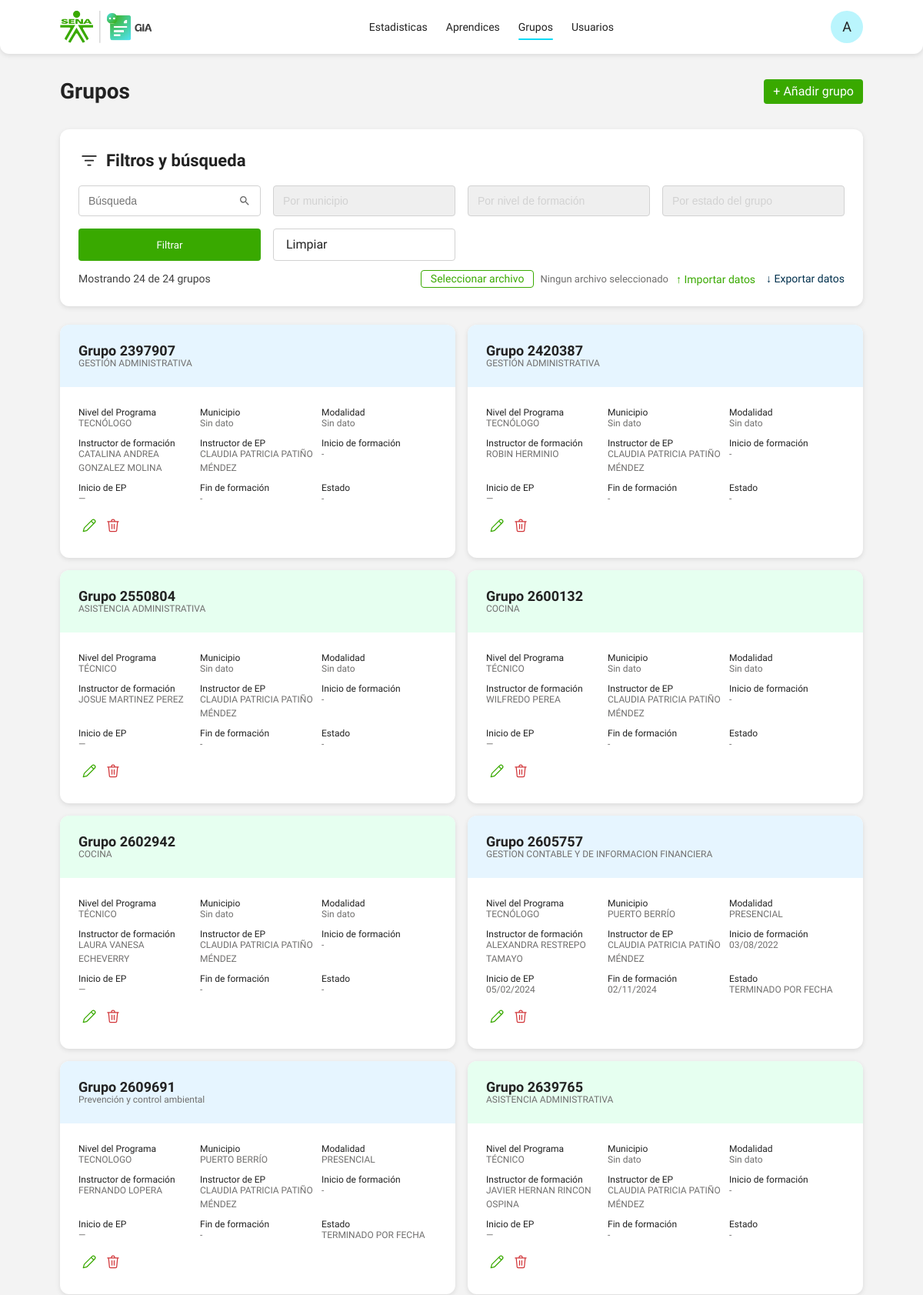
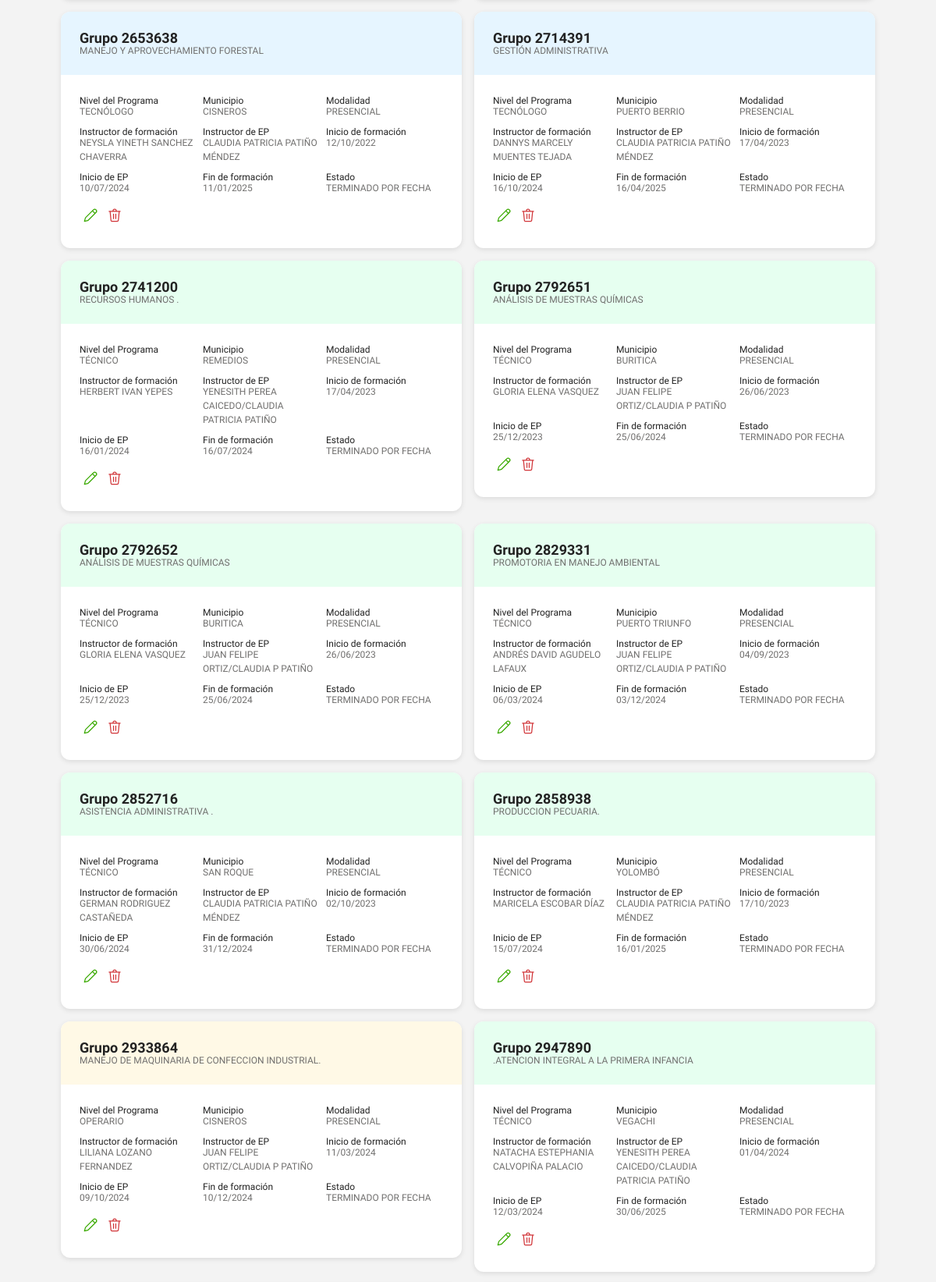
/groups/ (signed in, upper part), run on the app's committed database (2 pictures, top to bottom).
### models/group.py (models this page shows)
class TrainingGroup(db.Model):
    __tablename__ = "training_group"
    id = db.Column(db.Integer, primary_key=True)
    created_by = db.Column(db.Integer, db.ForeignKey("user.id"), nullable=False)
    group_number = db.Column(db.String(30), unique=True, nullable=False, index=True)
    program_name = db.Column(db.String(150), nullable=False)
    lead_instructor = db.Column(db.String(150), nullable=True)
    followup_instructor = db.Column(db.String(150), nullable=True)
    municipality = db.Column(db.String(120), nullable=True)
    program_level = db.Column(db.String(80), nullable=True)
    modality = db.Column(db.String(80), nullable=True)
    sofia_group_status = db.Column(db.String(80), nullable=True)
    group_validity = db.Column(db.String(80), nullable=True)
    group_start_date = db.Column(db.String(40), nullable=True)
    training_end_date = db.Column(db.String(40), nullable=True)
    ep_start_date = db.Column(db.String(40), nullable=True)
    apprentices_statistics = db.Column(db.String(120), nullable=True)
    apprentices_training = db.Column(db.String(30), nullable=True)
    apprentices_enabled = db.Column(db.String(30), nullable=True)
    apprentices_rap_pending = db.Column(db.String(30), nullable=True)
    apprentices_practice = db.Column(db.String(30), nullable=True)
    apprentices_without_alternative = db.Column(db.String(30), nullable=True)
    apprentices_certified = db.Column(db.String(30), nullable=True)
    productive_modalities = db.Column(db.String(120), nullable=True)
    learning_contract = db.Column(db.String(30), nullable=True)
    internship = db.Column(db.String(30), nullable=True)
    productive_project = db.Column(db.String(30), nullable=True)
    employment_link = db.Column(db.String(30), nullable=True)
    apprentices = db.relationship(
        "Apprentice",
        back_populates="group",
        lazy="select",
    )
    evidence_activities = db.relationship(
        "EvidenceActivity",
        back_populates="group",
        lazy="select",
        cascade="all, delete-orphan",
    )
    RECORD_FIELDS = [
        ('consecutive', 'CONSECUTIVO'),
        ('group_number', 'N° DE FICHA'),
        ('lead_instructor', 'NOMBRE DE INSTRUCTOR(A) LÍDER DE LA FICHA'),
        ('followup_instructor', 'NOMBRE DE INSTRUCTOR(A) DE SEGUIMIENTO ETAPA PRODUCTIVA (EP)'),
        ('program_name', 'NOMBRE DEL PROGRAMA DE FORMACIÓN'),
        ('municipality', 'MUNICIPIO'),
        ('program_level', 'NIVEL DE PROGRAMA'),
        ('modality', 'MODALIDAD'),
        ('sofia_group_status', 'ESTADO DE LA FICHA EN SOFÍAPLUS'),
        ('group_start_date', 'FECHA INICIO DE LA FICHA EN SOFIAPLUS'),
        ('training_end_date', 'FECHA FIN DE LA FORMACIÓN EN SOFIAPLUS'),
        ('ep_start_date', 'FECHA INICIO DE ETAPA PRODUCTIVA'),
        ('group_validity', 'VIGENCIA DE LA FICHA'),
        ('apprentices_training', 'APRENDICES EN FORMACIÓN'),
        ('apprentices_enabled', 'APRENDICES HABILITADOS PARA INICIAR ETAPA PRODUCTIVA'),
        ('apprentices_rap_pending', 'APRENDICES QUE DEBEN RAP'),
        ('apprentices_practice', 'APRENDICES EN PRÁCTICA'),
        ('learning_contract', 'CONTRATO DE APRENDIZAJE'),
        ('internship', 'PASANTIA'),
        ('productive_project', 'PROYECTO PRODUCTIVO'),
        ('apprentices_without_alternative', 'APRENDICES SIN ALTERNATIVA DE PRÁCTIVA'),
        ('apprentices_certified', 'APRENDICES CERTIFICADOS'),
    ]

### routes/groups.py (the view)
@groups_bp.route("/")
@login_required
def index():
    groups = _filtered_groups_query().order_by(TrainingGroup.group_number).all()
    group_record_fields = getattr(TrainingGroup, "RECORD_FIELDS", [])
    CARD_FIELDS = [
        "group_number",
        "program_name",
        "program_level",
        "municipality",
        "modality",
        "lead_instructor",
        "followup_instructor",
        "group_start_date",
        "training_end_date",
        "ep_start_date",
        "sofia_group_status",
    ]
    cards = []
    for idx, g in enumerate(groups, start=1):
        row = {}
        for key in CARD_FIELDS:
            try:
                value = getattr(g, key)
            except Exception:
                value = None
            row[key] = format_value(value)
        row["consecutive"] = idx
        cards.append({"group": g, "row": row})
    try:
        total_groups = TrainingGroup.query.count()
    except Exception:
        total_groups = len(cards)
    try:
        municipalities_q = (
            db.session.query(TrainingGroup.municipality)
            .filter(TrainingGroup.municipality.isnot(None))
            .distinct()
            .order_by(TrainingGroup.municipality)
            .all()
        )
        municipalities = [m[0] for m in municipalities_q if m[0]]
    except Exception:
        current_app.logger.debug("Error fetching municipalities", exc_info=True)
        municipalities = []
    try:
        program_levels_q = (
            db.session.query(TrainingGroup.program_level)
            .filter(TrainingGroup.program_level.isnot(None))
            .distinct()
            .order_by(TrainingGroup.program_level)
            .all()
        )
        program_levels = [p[0] for p in program_levels_q if p[0]]
    except Exception:
        current_app.logger.debug("Error fetching program_levels", exc_info=True)
        program_levels = []
    try:
        sofia_statuses_q = (
            db.session.query(TrainingGroup.sofia_group_status)
            .filter(TrainingGroup.sofia_group_status.isnot(None))
            .distinct()
            .order_by(TrainingGroup.sofia_group_status)
            .all()
        )
        sofia_statuses = [s[0] for s in sofia_statuses_q if s[0]]
    except Exception:
        current_app.logger.debug("Error fetching sofia statuses", exc_info=True)
        sofia_statuses = []
    return render_template(
        "groups/index.html",
        groups=groups,
        cards=cards,
        group_record_fields=group_record_fields,
        total_groups=total_groups,
        municipalities=municipalities,
        program_levels=program_levels,
        sofia_statuses=sofia_statuses,
    )

### templates/groups/index.html (shortened to what this page needs)
{% extends "base.html" %}
{% block content %}
<section class="page-head page-head--split">
  <div><h1>Grupos</h1></div>
  <div class="page-actions">
    {% if _user and _user.role in ['docente', 'super_admin'] and has_endpoint('groups.create') %}
      <a class="primary-btn" href="{{ url_for('groups.create') }}">+ Añadir grupo</a>
    {% endif %}
  </div>
</section>
<div id="groups-management" class="management-list">
  <section class="panel filter-panel">
    <div class="panel__header panel__header--left">
      <span class="filter-icon">
        <svg viewBox="0 0 24 24" xmlns="http://www.w3.org/2000/svg">
          <path d="M13.5 16a.75.75 0 0 1 0 1.5h-3a.75.75 0 0 1 0-1.5h3Zm3-5a.75.75 0 0 1 0 1.5h-9a.75.75 0 0 1 0-1.5h9Zm3-5a.75.75 0 0 1 0 1.5h-15a.75.75 0 0 1 0-1.5h15Z" fill="#212121"/>
        </svg>
      </span>
      <h2>Filtros y búsqueda</h2>
    </div>
    <form class="filters-grid filters-grid--four" method="get" action="{{ url_for('groups.index') }}">
    <input type="text" name="search" placeholder="Búsqueda" value="{{ request.args.get('search', '') }}">
    <select name="municipality">
      <option value="">Por municipio</option>
    </select>
    <select name="program_level">
      <option value="">Por nivel de formación</option>
    </select>
    <select name="sofia_group_status">
      <option value="">Por estado del grupo</option>
    </select>
    <button type="submit" class="primary-btn">Filtrar</button>
    <a class="ghost-btn" href="{{ url_for('groups.index') }}">Limpiar</a>
  </form>
    <div class="toolbar">
      <span>Mostrando {{ cards|length }} de {{ total_groups|default(cards|length) }} grupos</span>
      <div class="toolbar__actions">
        {% if _user and _user.role in ['docente', 'super_admin'] and has_endpoint('groups.import_groups') %}
          <form method="post" action="{{ url_for('groups.import_groups') }}" enctype="multipart/form-data" class="file-import-form">
            <label class="file-import-picker" for="groups-import-file">Seleccionar archivo</label>
            <span class="file-import-name" data-file-name>Ningun archivo seleccionado</span>
            <button type="submit" class="link-action link-action--green">↑ Importar datos</button>
          </form>
        {% endif %}
        {% if has_endpoint('groups.export_groups') %}
          <a class="link-action" href="{{ url_for('groups.export_groups', **request.args) }}">↓ Exportar datos</a>
        {% endif %}
      </div>
    </div>
  </section>
  <section class="groups-grid">
    {% if cards %}
      {% for card in cards %}
        {% set group = card.group %}
        {% set row = card.row %}
        {% set level_raw = (row.program_level or group.program_level or '')|lower|normalize %}
        {% if 'tecnolog' in level_raw %}
          {% set level_class = 'group-card--tecnologo' %}
        {% elif 'tecnic' in level_raw %}
          {% set level_class = 'group-card--tecnico' %}
        {% elif 'oper' in level_raw %}
          {% set level_class = 'group-card--operario' %}
        {% else %}
          {% set level_class = '' %}
        {% endif %}
        <article class="group-card {{ level_class }} clickable-card" data-href="{{ url_for('groups.detail', id=group.id) }}" tabindex="0" role="link" aria-label="Abrir detalle del grupo {{ row.group_number or group.group_number }}">
          <div class="group-card__banner">
            <div>
              <h3 class="group-card__title">Grupo {{ row.group_number or group.group_number }}</h3>
              <p class="meta">{{ row.program_name or group.program_name or 'Programa sin nombre' }}</p>
            </div>
          </div>
          <div class="group-card__body">
            <div><span class="label">Nivel del Programa</span> <strong>{{ row.program_level or group.program_level or 'Sin dato' }}</strong></div>
            <div><span class="label">Municipio</span> <strong>{{ row.municipality or group.municipality or 'Sin dato' }}</strong></div>
            <div><span class="label">Modalidad</span> <strong>{{ row.modality or group.modality or 'Sin dato' }}</strong></div>
            <div><span class="label">Instructor de formación</span> <strong>{{ row.lead_instructor or group.lead_instructor or 'Sin instructor' }}</strong></div>
            <div><span class="label">Instructor de EP</span> <strong>{{ row.followup_instructor or group.followup_instructor or 'Sin instructor' }}</strong></div>
            <div><span class="label">Inicio de formación</span> <strong>{{ row.group_start_date or group.group_start_date or '-' }}</strong></div>
            <div><span class="label">Inicio de EP</span> <strong>{{ row.ep_start_date or group.ep_start_date or '—' }}</strong></div>
            <div><span class="label">Fin de formación</span> <strong>{{ row.training_end_date or group.training_end_date or '-' }}</strong></div>
            <div><span class="label">Estado</span> <strong>{{ row.sofia_group_status or group.sofia_group_status or '-' }}</strong></div>
            <div class="group-card__actions">
              {% if _user and _user.role in ['docente', 'super_admin'] and has_endpoint('groups.edit') %}
                <a class="icon-action icon-action--edit" title="Editar" href="{{ url_for('groups.edit', id=group.id) }}">
                </a>
              {% endif %}
              {% if _user and _user.role in ['docente', 'super_admin'] and has_endpoint('groups.delete') %}
                <form method="post" action="{{ url_for('groups.delete', id=group.id) }}" onsubmit="return confirm('Eliminar esta ficha? Los aprendices asociados se conservaran y quedaran desasociados.');" style="display:inline">
                  <button type="submit" class="icon-action icon-action--delete" aria-label="Eliminar grupo" title="Eliminar grupo">
                  </button>
                </form>
              {% endif %}
            </div>
          </div>
        </article>
      {% endfor %}
    {% else %}
      <div class="panel"><p class="empty-state">No hay grupos registrados para mostrar.</p></div>
    {% endif %}
  </section>
</div>
{% endblock %}

### data on the page
TrainingGroup: group_number "2397907", program_name "GESTIÓN ADMINISTRATIVA", program_level "TECNÓLOGO", municipality "Sin dato", modality "Sin dato", lead_instructor "CATALINA ANDREA GONZALEZ MOLINA", followup_instructor "CLAUDIA PATRICIA PATIÑO MÉNDEZ", group_start_date "-", ep_start_date "—", training_end_date "-", sofia_group_status "-"
TrainingGroup: group_number "2420387", program_name "GESTIÓN ADMINISTRATIVA", program_level "TECNÓLOGO", municipality "Sin dato", modality "Sin dato", lead_instructor "ROBIN HERMINIO", followup_instructor "CLAUDIA PATRICIA PATIÑO MÉNDEZ", group_start_date "-", ep_start_date "—", training_end_date "-", sofia_group_status "-"
TrainingGroup: group_number "2550804", program_name "ASISTENCIA ADMINISTRATIVA", program_level "TÉCNICO", municipality "Sin dato", modality "Sin dato", lead_instructor "JOSUE MARTINEZ PEREZ", followup_instructor "CLAUDIA PATRICIA PATIÑO MÉNDEZ", group_start_date "-", ep_start_date "—", training_end_date "-", sofia_group_status "-"
TrainingGroup: group_number "2600132", program_name "COCINA", program_level "TÉCNICO", municipality "Sin dato", modality "Sin dato", lead_instructor "WILFREDO PEREA", followup_instructor "CLAUDIA PATRICIA PATIÑO MÉNDEZ", group_start_date "-", ep_start_date "—", training_end_date "-", sofia_group_status "-"
TrainingGroup: group_number "2602942", program_name "COCINA", program_level "TÉCNICO", municipality "Sin dato", modality "Sin dato", lead_instructor "LAURA VANESA ECHEVERRY", followup_instructor "CLAUDIA PATRICIA PATIÑO MÉNDEZ", group_start_date "-", ep_start_date "—", training_end_date "-", sofia_group_status "-"
TrainingGroup: group_number "2605757", program_name "GESTION CONTABLE Y DE INFORMACION FINANCIERA", program_level "TECNÓLOGO", municipality "PUERTO BERRÍO", modality "PRESENCIAL", lead_instructor "ALEXANDRA RESTREPO TAMAYO", followup_instructor "CLAUDIA PATRICIA PATIÑO MÉNDEZ", group_start_date "03/08/2022", ep_start_date "05/02/2024", training_end_date "02/11/2024", sofia_group_status "TERMINADO POR FECHA"
TrainingGroup: group_number "2609691", program_name "Prevención y control ambiental", program_level "TECNOLOGO", municipality "PUERTO BERRÍO", modality "PRESENCIAL", lead_instructor "FERNANDO LOPERA", followup_instructor "CLAUDIA PATRICIA PATIÑO MÉNDEZ", group_start_date "-", ep_start_date "—", training_end_date "-", sofia_group_status "TERMINADO POR FECHA"
TrainingGroup: group_number "2639765", program_name "ASISTENCIA ADMINISTRATIVA", program_level "TÉCNICO", municipality "Sin dato", modality "Sin dato", lead_instructor "JAVIER HERNAN RINCON OSPINA", followup_instructor "CLAUDIA PATRICIA PATIÑO MÉNDEZ", group_start_date "-", ep_start_date "—", training_end_date "-", sofia_group_status "-"
TrainingGroup: group_number "2653638", program_name "MANEJO Y APROVECHAMIENTO FORESTAL", program_level "TECNÓLOGO", municipality "CISNEROS", modality "PRESENCIAL", lead_instructor "NEYSLA YINETH SANCHEZ CHAVERRA", followup_instructor "CLAUDIA PATRICIA PATIÑO MÉNDEZ", group_start_date "12/10/2022", ep_start_date "10/07/2024", training_end_date "11/01/2025", sofia_group_status "TERMINADO POR FECHA"
TrainingGroup: group_number "2714391", program_name "GESTIÓN ADMINISTRATIVA", program_level "TECNÓLOGO", municipality "PUERTO BERRIO", modality "PRESENCIAL", lead_instructor "DANNYS MARCELY MUENTES TEJADA", followup_instructor "CLAUDIA PATRICIA PATIÑO MÉNDEZ", group_start_date "17/04/2023", ep_start_date "16/10/2024", training_end_date "16/04/2025", sofia_group_status "TERMINADO POR FECHA"
TrainingGroup: group_number "2741200", program_name "RECURSOS HUMANOS .", program_level "TÉCNICO", municipality "REMEDIOS", modality "PRESENCIAL", lead_instructor "HERBERT IVAN YEPES", followup_instructor "YENESITH PEREA CAICEDO/CLAUDIA PATRICIA PATIÑO", group_start_date "17/04/2023", ep_start_date "16/01/2024", training_end_date "16/07/2024", sofia_group_status "TERMINADO POR FECHA"
TrainingGroup: group_number "2792651", program_name "ANÁLISIS DE MUESTRAS QUÍMICAS", program_level "TÉCNICO", municipality "BURITICA", modality "PRESENCIAL", lead_instructor "GLORIA ELENA VASQUEZ", followup_instructor "JUAN FELIPE ORTIZ/CLAUDIA P PATIÑO", group_start_date "26/06/2023", ep_start_date "25/12/2023", training_end_date "25/06/2024", sofia_group_status "TERMINADO POR FECHA"
TrainingGroup: group_number "2792652", program_name "ANÁLISIS DE MUESTRAS QUÍMICAS", program_level "TÉCNICO", municipality "BURITICA", modality "PRESENCIAL", lead_instructor "GLORIA ELENA VASQUEZ", followup_instructor "JUAN FELIPE ORTIZ/CLAUDIA P PATIÑO", group_start_date "26/06/2023", ep_start_date "25/12/2023", training_end_date "25/06/2024", sofia_group_status "TERMINADO POR FECHA"
TrainingGroup: group_number "2829331", program_name "PROMOTORIA EN MANEJO AMBIENTAL", program_level "TÉCNICO", municipality "PUERTO TRIUNFO", modality "PRESENCIAL", lead_instructor "ANDRÉS DAVID AGUDELO LAFAUX", followup_instructor "JUAN FELIPE ORTIZ/CLAUDIA P PATIÑO", group_start_date "04/09/2023", ep_start_date "06/03/2024", training_end_date "03/12/2024", sofia_group_status "TERMINADO POR FECHA"
TrainingGroup: group_number "2852716", program_name "ASISTENCIA ADMINISTRATIVA .", program_level "TÉCNICO", municipality "SAN ROQUE", modality "PRESENCIAL", lead_instructor "GERMAN RODRIGUEZ CASTAÑEDA", followup_instructor "CLAUDIA PATRICIA PATIÑO MÉNDEZ", group_start_date "02/10/2023", ep_start_date "30/06/2024", training_end_date "31/12/2024", sofia_group_status "TERMINADO POR FECHA"
TrainingGroup: group_number "2858938", program_name "PRODUCCION PECUARIA.", program_level "TÉCNICO", municipality "YOLOMBÓ", modality "PRESENCIAL", lead_instructor "MARICELA ESCOBAR DÍAZ", followup_instructor "CLAUDIA PATRICIA PATIÑO MÉNDEZ", group_start_date "17/10/2023", ep_start_date "15/07/2024", training_end_date "16/01/2025", sofia_group_status "TERMINADO POR FECHA"
TrainingGroup: group_number "2933864", program_name "MANEJO DE MAQUINARIA DE CONFECCION INDUSTRIAL.", program_level "OPERARIO", municipality "CISNEROS", modality "PRESENCIAL", lead_instructor "LILIANA LOZANO FERNANDEZ", followup_instructor "JUAN FELIPE ORTIZ/CLAUDIA P PATIÑO", group_start_date "11/03/2024", ep_start_date "09/10/2024", training_end_date "10/12/2024", sofia_group_status "TERMINADO POR FECHA"
TrainingGroup: group_number "2947890", program_name ".ATENCION INTEGRAL A LA PRIMERA INFANCIA", program_level "TÉCNICO", municipality "VEGACHI", modality "PRESENCIAL", lead_instructor "NATACHA ESTEPHANIA CALVOPIÑA PALACIO", followup_instructor "YENESITH PEREA CAICEDO/CLAUDIA PATRICIA PATIÑO", group_start_date "01/04/2024", ep_start_date "12/03/2024", training_end_date "30/06/2025", sofia_group_status "TERMINADO POR FECHA"

### other printed values
{{ cards|length }} "24"
{{ total_groups|default(cards|length) }} "24"
